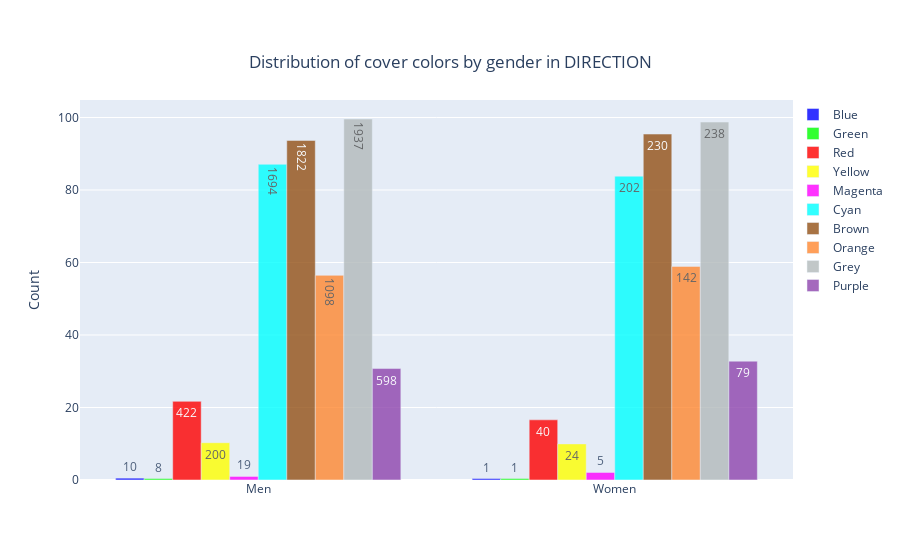

The notebook cell saved with this chart:
### Code cell
import plotly.graph_objects as go

trace_1 = go.Bar(
    x=df.groupby(['Most_Common_Gender_Directors'])['GREEN_Cover'].sum().keys(),
    y=[green_m,green_w],
    opacity = 0.8,
    name = 'Green',
    marker_color = 'rgb(0, 255, 0)',
    text = df.groupby(['Most_Common_Gender_Directors'])['GREEN_Cover'].sum()
)

trace_2 = go.Bar(
    x=df.groupby(['Most_Common_Gender_Directors'])['BLUE_Cover'].sum().keys(),
    y=[blue_m,blue_w],
    opacity = 0.8,
    name = 'Blue',
    marker_color = 'rgb(0, 0, 255)',
    text = df.groupby(['Most_Common_Gender_Directors'])['BLUE_Cover'].sum()
)

trace_3 = go.Bar(
    x=df.groupby(['Most_Common_Gender_Directors'])['RED_Cover'].sum().keys(),
    y=[red_m,red_w],
    opacity = 0.8,
    name = 'Red',
    marker_color = 'rgb(255, 0, 0)',
    text = df.groupby(['Most_Common_Gender_Directors'])['RED_Cover'].sum()
)

trace_4 = go.Bar(
    x=df.groupby(['Most_Common_Gender_Directors'])['YELLOW_Cover'].sum().keys(),
    y=[yellow_m,yellow_w],
    opacity = 0.8,
    name = 'Yellow',
    marker_color = 'rgb(255, 255, 0)',
    text = df.groupby(['Most_Common_Gender_Directors'])['YELLOW_Cover'].sum()
)

trace_5 = go.Bar(
    x=df.groupby(['Most_Common_Gender_Directors'])['MAGENTA_Cover'].sum().keys(),
    y=[magenta_m,magenta_w],
    opacity = 0.8,
    name = 'Magenta',
    marker_color = 'rgb(255, 0, 255)',
    text = df.groupby(['Most_Common_Gender_Directors'])['MAGENTA_Cover'].sum()
)

trace_6 = go.Bar(
    x=df.groupby(['Most_Common_Gender_Directors'])['CYAN_Cover'].sum().keys(),
    y=[cyan_m,cyan_w],
    opacity = 0.8,
    name = 'Cyan',
    marker_color = 'rgb(0, 255, 255)',
    text = df.groupby(['Most_Common_Gender_Directors'])['CYAN_Cover'].sum()
)

trace_7 = go.Bar(
    x=df.groupby(['Most_Common_Gender_Directors'])['BROWN_Cover'].sum().keys(),
    y=[brown_m,brown_w],
    opacity = 0.8,
    name = 'Brown',
    marker_color = 'rgb(147, 81, 22)',
    text = df.groupby(['Most_Common_Gender_Directors'])['BROWN_Cover'].sum()
)

trace_8 = go.Bar(
    x=df.groupby(['Most_Common_Gender_Directors'])['ORANGE_Cover'].sum().keys(),
    y=[orange_m,orange_w],
    opacity = 0.8,
    name = 'Orange',
    marker_color = 'rgb(255, 136, 48)',
    text = df.groupby(['Most_Common_Gender_Directors'])['ORANGE_Cover'].sum()
)

trace_9 = go.Bar(
    x=df.groupby(['Most_Common_Gender_Directors'])['GREY_Cover'].sum().keys(),
    y=[grey_m,grey_w],
    opacity = 0.8,
    name = 'Grey',
    marker_color = 'rgb(178, 186, 187)',
    text = df.groupby(['Most_Common_Gender_Directors'])['GREY_Cover'].sum()
)

trace_10 = go.Bar(
    x=df.groupby(['Most_Common_Gender_Directors'])['PURPLE_Cover'].sum().keys(),
    y=[purple_m,purple_w],
    opacity = 0.8,
    name = 'Purple',
    marker_color = 'rgb(142, 68, 173)',
    text = df.groupby(['Most_Common_Gender_Directors'])['PURPLE_Cover'].sum()
)

traces = [trace_2, trace_1, trace_3, trace_4, trace_5, trace_6, trace_7, trace_8, trace_9, trace_10]
layout = go.Layout(barmode='group',
                   title={
                    'text': "Distribution of cover colors by gender in DIRECTION",
                    'y':0.9,
                    'x':0.5,
                    'xanchor': 'center',
                    'yanchor': 'top'},
                   yaxis=dict( title='Count',),
                   paper_bgcolor='white',
                   legend=dict(
                    x=1,
                    y=1,
                    bgcolor='rgba(255, 255, 255, 0)',
                    bordercolor='rgba(255, 255, 255, 0)'
                    ),
                   uniformtext_minsize=1, 
                   uniformtext_mode='show',
)

fig1 = go.Figure(data=traces, layout=layout)
iplot(fig1)

### Figure 1 — Plotly figure (JSON) as saved in the notebook; plotly's stock layout.template omitted (floating-point values rounded to 4 significant figures)
{"data": [{"marker": {"color": "rgb(0, 0, 255)"}, "name": "Blue", "opacity": 0.8, "text": [10, 1], "type": "bar", "x": ["Men", "Women"], "y": [0.5141, 0.4149]}, {"marker": {"color": "rgb(0, 255, 0)"}, "name": "Green", "opacity": 0.8, "text": [8, 1], "type": "bar", "x": ["Men", "Women"], "y": [0.4051, 0.4149]}, {"marker": {"color": "rgb(255, 0, 0)"}, "name": "Red", "opacity": 0.8, "text": [422, 40], "type": "bar", "x": ["Men", "Women"], "y": [21.7, 16.6]}, {"marker": {"color": "rgb(255, 255, 0)"}, "name": "Yellow", "opacity": 0.8, "text": [200, 24], "type": "bar", "x": ["Men", "Women"], "y": [10.28, 9.959]}, {"marker": {"color": "rgb(255, 0, 255)"}, "name": "Magenta", "opacity": 0.8, "text": [19, 5], "type": "bar", "x": ["Men", "Women"], "y": [0.9769, 2.075]}, {"marker": {"color": "rgb(0, 255, 255)"}, "name": "Cyan", "opacity": 0.8, "text": [1694, 202], "type": "bar", "x": ["Men", "Women"], "y": [87.1, 83.82]}, {"marker": {"color": "rgb(147, 81, 22)"}, "name": "Brown", "opacity": 0.8, "text": [1822, 230], "type": "bar", "x": ["Men", "Women"], "y": [93.68, 95.44]}, {"marker": {"color": "rgb(255, 136, 48)"}, "name": "Orange", "opacity": 0.8, "text": [1098, 142], "type": "bar", "x": ["Men", "Women"], "y": [56.45, 58.92]}, {"marker": {"color": "rgb(178, 186, 187)"}, "name": "Grey", "opacity": 0.8, "text": [1937, 238], "type": "bar", "x": ["Men", "Women"], "y": [99.59, 98.76]}, {"marker": {"color": "rgb(142, 68, 173)"}, "name": "Purple", "opacity": 0.8, "text": [598, 79], "type": "bar", "x": ["Men", "Women"], "y": [30.75, 32.78]}], "layout": {"barmode": "group", "legend": {"bgcolor": "rgba(255, 255, 255, 0)", "bordercolor": "rgba(255, 255, 255, 0)", "x": 1, "y": 1}, "paper_bgcolor": "white", "title": {"text": "Distribution of cover colors by gender in DIRECTION", "x": 0.5, "xanchor": "center", "y": 0.9, "yanchor": "top"}, "uniformtext": {"minsize": 1, "mode": "show"}, "yaxis": {"title": {"text": "Count"}}}}
